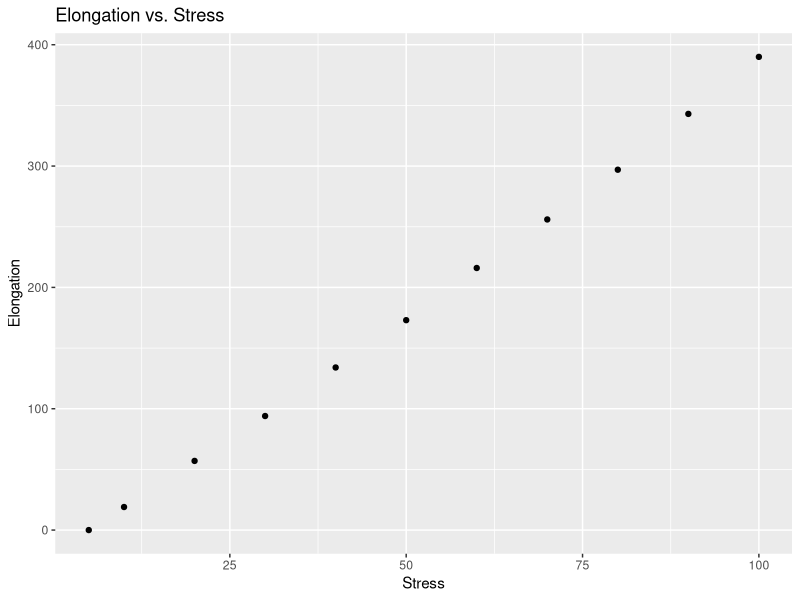
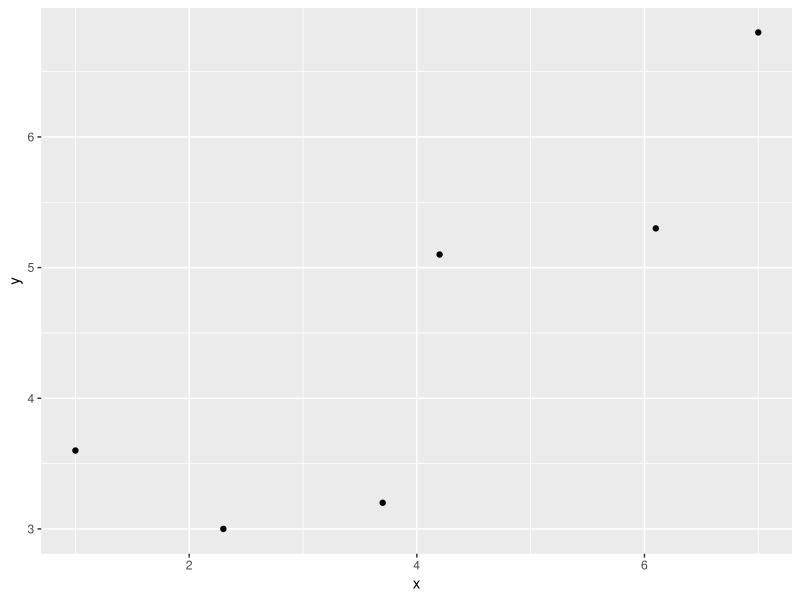
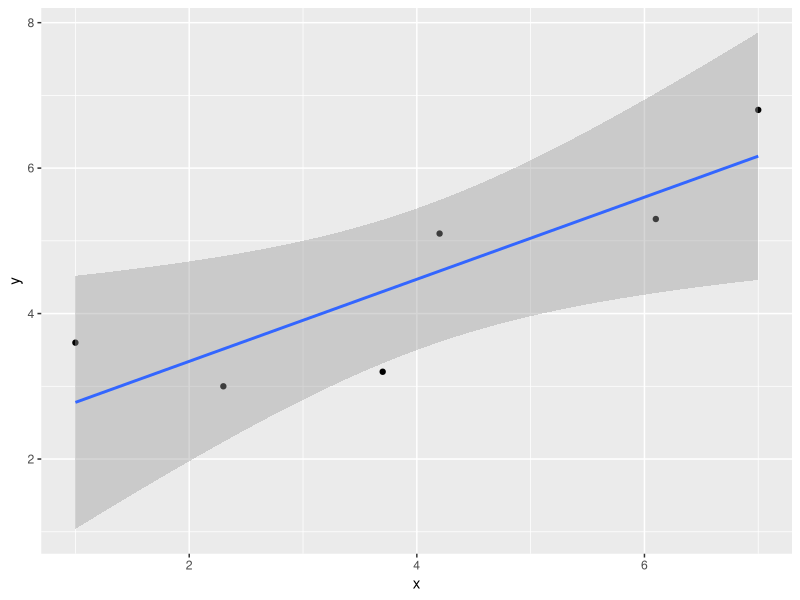

These charts were generated, in order, by the following R code:
## ---- chunk 1
knitr::opts_chunk$set(echo = F, warning = F, message = F, collapse = T, cache = T)
## ---- chunk 2
library(ggplot2)
library(dplyr)
library(magrittr)
library(knitr)
## ---- chunk 3
S <- c(5, seq(from = 10, to = 100, by = 10))
e <- c(0, 19, 57, 94, 134, 173, 216, 256, 297, 343, 390)
sedf <- data.frame(S,e)

# Print table (dataframe)
t(sedf)

# Plot dataframe
ggplot(data = sedf) +
  geom_point(aes(x = S, y = e)) +
  labs(title = "Elongation vs. Stress", x = "Stress", y = "Elongation")
## ---- chunk 4
x <- c(1.0, 2.3, 3.7, 4.2, 6.1, 7.0)
y <- c(3.6, 3.0, 3.2, 5.1, 5.3, 6.8)

devdf <- data.frame(x, y)
t(devdf)

# Plot dataframe
ggplot(data = devdf) +
  geom_point(aes(x = x, y = y))
## ---- chunk 5
model <- lm(y ~ x, data = devdf)
summary(model)
## ---- chunk 6
ggplot(data = devdf, aes(x = x, y = y)) +
  geom_point() +
  geom_smooth(method = "lm")
